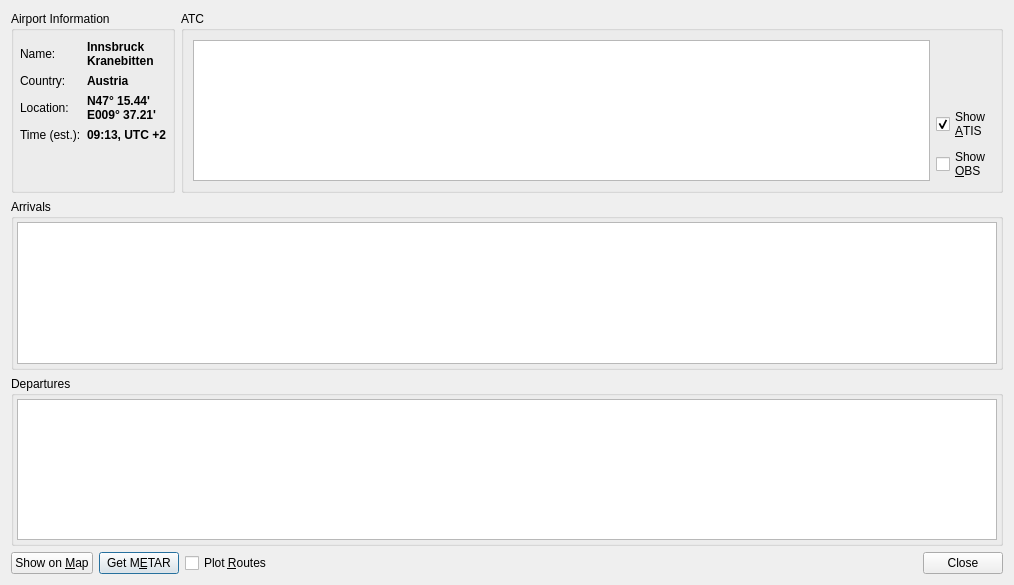
<?xml version="1.0" encoding="UTF-8"?>
<ui version="4.0">
 <class>AirportDetails</class>
 <widget class="QDialog" name="AirportDetails">
  <property name="geometry">
   <rect>
    <x>0</x>
    <y>0</y>
    <width>1014</width>
    <height>585</height>
   </rect>
  </property>
  <property name="windowTitle">
   <string>Dialog</string>
  </property>
  <property name="windowIcon">
   <iconset resource="Resources.qrc">
    <normaloff>:/icons/qutescoop.png</normaloff>:/icons/qutescoop.png</iconset>
  </property>
  <layout class="QVBoxLayout" name="_2">
   <item>
    <layout class="QHBoxLayout" name="horizontalLayout">
     <item>
      <widget class="QGroupBox" name="groupBox_4">
       <property name="title">
        <string>Airport Information</string>
       </property>
       <property name="alignment">
        <set>Qt::AlignLeading|Qt::AlignLeft|Qt::AlignTop</set>
       </property>
       <layout class="QGridLayout">
        <property name="leftMargin">
         <number>6</number>
        </property>
        <property name="rightMargin">
         <number>6</number>
        </property>
        <item row="0" column="0">
         <widget class="QLabel" name="label_4">
          <property name="text">
           <string>Name:</string>
          </property>
         </widget>
        </item>
        <item row="0" column="1">
         <widget class="QLabel" name="lblName">
          <property name="font">
           <font>
            <weight>75</weight>
            <bold>true</bold>
           </font>
          </property>
          <property name="text">
           <string>Innsbruck
Kranebitten</string>
          </property>
         </widget>
        </item>
        <item row="1" column="0">
         <widget class="QLabel" name="label_5">
          <property name="text">
           <string>Country:</string>
          </property>
         </widget>
        </item>
        <item row="1" column="1">
         <widget class="QLabel" name="lblCountry">
          <property name="font">
           <font>
            <weight>75</weight>
            <bold>true</bold>
           </font>
          </property>
          <property name="text">
           <string>Austria</string>
          </property>
         </widget>
        </item>
        <item row="2" column="0">
         <widget class="QLabel" name="label_2">
          <property name="text">
           <string>Location:</string>
          </property>
         </widget>
        </item>
        <item row="2" column="1">
         <widget class="QLabel" name="lblLocation">
          <property name="font">
           <font>
            <weight>75</weight>
            <bold>true</bold>
           </font>
          </property>
          <property name="text">
           <string>N47° 15.44' 
E009° 37.21'</string>
          </property>
         </widget>
        </item>
        <item row="3" column="0">
         <widget class="QLabel" name="label_6">
          <property name="text">
           <string>Time (est.):</string>
          </property>
         </widget>
        </item>
        <item row="3" column="1">
         <widget class="QLabel" name="lblTime">
          <property name="font">
           <font>
            <weight>75</weight>
            <bold>true</bold>
           </font>
          </property>
          <property name="text">
           <string>09:13, UTC +2</string>
          </property>
         </widget>
        </item>
        <item row="4" column="0">
         <spacer name="verticalSpacer">
          <property name="orientation">
           <enum>Qt::Vertical</enum>
          </property>
          <property name="sizeHint" stdset="0">
           <size>
            <width>20</width>
            <height>40</height>
           </size>
          </property>
         </spacer>
        </item>
       </layout>
      </widget>
     </item>
     <item>
      <widget class="QGroupBox" name="groupBoxAtc">
       <property name="sizePolicy">
        <sizepolicy hsizetype="Preferred" vsizetype="Maximum">
         <horstretch>0</horstretch>
         <verstretch>0</verstretch>
        </sizepolicy>
       </property>
       <property name="title">
        <string>ATC</string>
       </property>
       <layout class="QGridLayout" name="gridLayoutATC">
        <item row="0" column="0">
         <widget class="QTreeView" name="treeAtc">
          <property name="editTriggers">
           <set>QAbstractItemView::NoEditTriggers</set>
          </property>
          <property name="tabKeyNavigation">
           <bool>true</bool>
          </property>
          <property name="showDropIndicator" stdset="0">
           <bool>false</bool>
          </property>
          <property name="rootIsDecorated">
           <bool>false</bool>
          </property>
          <property name="uniformRowHeights">
           <bool>true</bool>
          </property>
          <property name="itemsExpandable">
           <bool>false</bool>
          </property>
          <property name="sortingEnabled">
           <bool>true</bool>
          </property>
          <property name="allColumnsShowFocus">
           <bool>true</bool>
          </property>
          <property name="expandsOnDoubleClick">
           <bool>false</bool>
          </property>
         </widget>
        </item>
        <item row="0" column="2">
         <layout class="QVBoxLayout" name="verticalLayout">
          <item>
           <spacer name="verticalSpacer_2">
            <property name="orientation">
             <enum>Qt::Vertical</enum>
            </property>
            <property name="sizeHint" stdset="0">
             <size>
              <width>20</width>
              <height>40</height>
             </size>
            </property>
           </spacer>
          </item>
          <item>
           <widget class="QCheckBox" name="cbAtis">
            <property name="text">
             <string>Show
&amp;ATIS</string>
            </property>
            <property name="checked">
             <bool>true</bool>
            </property>
           </widget>
          </item>
          <item>
           <widget class="QCheckBox" name="cbObservers">
            <property name="text">
             <string>Show 
&amp;OBS</string>
            </property>
           </widget>
          </item>
         </layout>
        </item>
       </layout>
      </widget>
     </item>
    </layout>
   </item>
   <item>
    <widget class="QGroupBox" name="groupBoxArrivals">
     <property name="title">
      <string>Arrivals</string>
     </property>
     <layout class="QVBoxLayout">
      <property name="margin">
       <number>3</number>
      </property>
      <item>
       <widget class="QTreeView" name="treeArrivals">
        <property name="editTriggers">
         <set>QAbstractItemView::NoEditTriggers</set>
        </property>
        <property name="tabKeyNavigation">
         <bool>true</bool>
        </property>
        <property name="showDropIndicator" stdset="0">
         <bool>false</bool>
        </property>
        <property name="rootIsDecorated">
         <bool>false</bool>
        </property>
        <property name="uniformRowHeights">
         <bool>true</bool>
        </property>
        <property name="itemsExpandable">
         <bool>false</bool>
        </property>
        <property name="sortingEnabled">
         <bool>true</bool>
        </property>
        <property name="allColumnsShowFocus">
         <bool>true</bool>
        </property>
        <property name="expandsOnDoubleClick">
         <bool>false</bool>
        </property>
       </widget>
      </item>
     </layout>
    </widget>
   </item>
   <item>
    <widget class="QGroupBox" name="groupBoxDepartures">
     <property name="title">
      <string>Departures</string>
     </property>
     <layout class="QVBoxLayout">
      <property name="margin">
       <number>3</number>
      </property>
      <item>
       <widget class="QTreeView" name="treeDepartures">
        <property name="editTriggers">
         <set>QAbstractItemView::NoEditTriggers</set>
        </property>
        <property name="tabKeyNavigation">
         <bool>true</bool>
        </property>
        <property name="showDropIndicator" stdset="0">
         <bool>false</bool>
        </property>
        <property name="rootIsDecorated">
         <bool>false</bool>
        </property>
        <property name="uniformRowHeights">
         <bool>true</bool>
        </property>
        <property name="itemsExpandable">
         <bool>false</bool>
        </property>
        <property name="sortingEnabled">
         <bool>true</bool>
        </property>
        <property name="allColumnsShowFocus">
         <bool>true</bool>
        </property>
        <property name="expandsOnDoubleClick">
         <bool>false</bool>
        </property>
       </widget>
      </item>
     </layout>
    </widget>
   </item>
   <item>
    <layout class="QHBoxLayout" name="_4">
     <item>
      <widget class="QPushButton" name="buttonShowOnMap">
       <property name="toolTip">
        <string>Center Map and zoom in on this Airport</string>
       </property>
       <property name="text">
        <string>Show on &amp;Map</string>
       </property>
       <property name="shortcut">
        <string>S</string>
       </property>
       <property name="autoDefault">
        <bool>false</bool>
       </property>
      </widget>
     </item>
     <item>
      <widget class="QPushButton" name="pbMetar">
       <property name="toolTip">
        <string>Will be displayed in the Metar Decoder Widget</string>
       </property>
       <property name="text">
        <string>Get M&amp;ETAR</string>
       </property>
      </widget>
     </item>
     <item>
      <widget class="QCheckBox" name="cbPlotRoutes">
       <property name="toolTip">
        <string>Also accessible by right click on the airport label. (Uses Navigation Database if available)</string>
       </property>
       <property name="text">
        <string>Plot &amp;Routes</string>
       </property>
      </widget>
     </item>
     <item>
      <widget class="QDialogButtonBox" name="buttonBox">
       <property name="standardButtons">
        <set>QDialogButtonBox::Close</set>
       </property>
      </widget>
     </item>
    </layout>
   </item>
  </layout>
 </widget>
 <tabstops>
  <tabstop>treeArrivals</tabstop>
  <tabstop>buttonShowOnMap</tabstop>
 </tabstops>
 <resources>
  <include location="Resources.qrc"/>
 </resources>
 <connections>
  <connection>
   <sender>buttonShowOnMap</sender>
   <signal>clicked()</signal>
   <receiver>AirportDetails</receiver>
   <slot>close()</slot>
   <hints>
    <hint type="sourcelabel">
     <x>105</x>
     <y>581</y>
    </hint>
    <hint type="destinationlabel">
     <x>361</x>
     <y>281</y>
    </hint>
   </hints>
  </connection>
  <connection>
   <sender>buttonBox</sender>
   <signal>clicked(QAbstractButton*)</signal>
   <receiver>AirportDetails</receiver>
   <slot>close()</slot>
   <hints>
    <hint type="sourcelabel">
     <x>776</x>
     <y>565</y>
    </hint>
    <hint type="destinationlabel">
     <x>742</x>
     <y>343</y>
    </hint>
   </hints>
  </connection>
 </connections>
</ui>
